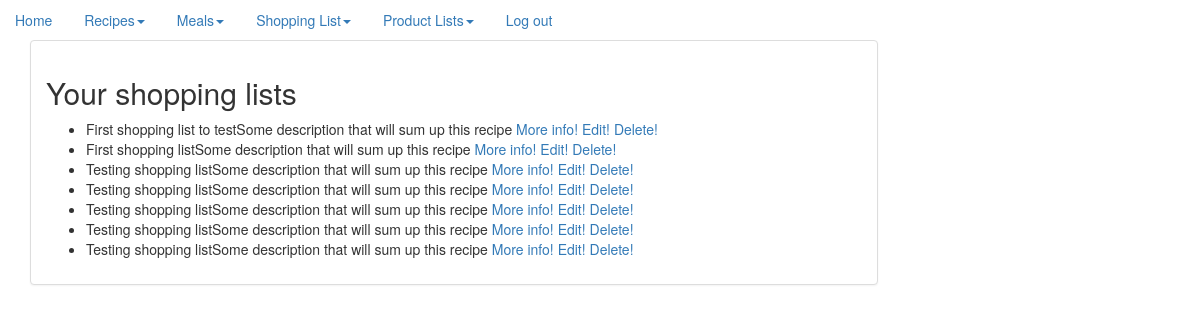
Page /shopping_lists/ (signed in) on the committed database.
### recipe/models.py (models this page shows)
class ShoppingList(models.Model):
    name = models.CharField(max_length=200)
    user = models.ForeignKey(User, on_delete=models.CASCADE)
    description = models.CharField(max_length=200)
    items = models.ManyToManyField(Ingredient)
    card = models.CharField(max_length=1024)
    class Meta:
        ordering = ["-id"]
    def __str__(self):
        return self.name + self.description

### website/views.py (the view)
# urls.py: url(r'^shopping_lists/', ShowShoppingLists.as_view()),
class ShowShoppingLists(LoginRequiredMixin, ListView):
    context_object_name = 'shopping_list'
    queryset = ShoppingList.objects.all()
    def get_context_data(self, **kwargs):
        queryset = ShoppingList.objects.filter(user=self.request.user)
        context = {
            'paginator': None,
            'page_obj': None,
            'is_paginated': False,
            'object_list': queryset,
        }
        context.update(kwargs)
        return context

### templates/recipe/shoppinglist_list.html
{% extends "base.html" %}
{% block content %}
    <h2>Your shopping lists</h2>
    <ul>
        {% for shopping_list in object_list %}
            <li>{{ shopping_list }} <a href="/shopping_list/{{ shopping_list.id }}">More info!</a> <a
                    href="/edit_shopping_list/{{ shopping_list.id }}">Edit!</a> <a
                    href="/delete_shopping_list/{{ shopping_list.id }}">Delete!</a></li>
        {% endfor %}
    </ul>
{% endblock %}

### rows in the picture
ShoppingList: name+description "First shopping list to testSome description that will sum up this recipe"
ShoppingList: name+description "First shopping listSome description that will sum up this recipe"
ShoppingList: name+description "Testing shopping listSome description that will sum up this recipe"
ShoppingList: name+description "Testing shopping listSome description that will sum up this recipe"
ShoppingList: name+description "Testing shopping listSome description that will sum up this recipe"
ShoppingList: name+description "Testing shopping listSome description that will sum up this recipe"
ShoppingList: name+description "Testing shopping listSome description that will sum up this recipe"
